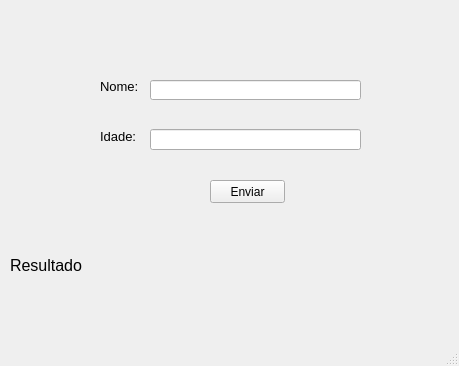
<?xml version="1.0" encoding="UTF-8"?>
<ui version="4.0">
 <class>MainWindow</class>
 <widget class="QMainWindow" name="MainWindow">
  <property name="geometry">
   <rect>
    <x>0</x>
    <y>0</y>
    <width>459</width>
    <height>366</height>
   </rect>
  </property>
  <property name="windowTitle">
   <string>MainWindow</string>
  </property>
  <widget class="QWidget" name="centralwidget">
   <widget class="QLineEdit" name="lineEditNome">
    <property name="geometry">
     <rect>
      <x>150</x>
      <y>80</y>
      <width>211</width>
      <height>20</height>
     </rect>
    </property>
   </widget>
   <widget class="QLineEdit" name="lineEditIdade">
    <property name="geometry">
     <rect>
      <x>150</x>
      <y>129</y>
      <width>211</width>
      <height>21</height>
     </rect>
    </property>
   </widget>
   <widget class="QPushButton" name="pushButtonEnviar">
    <property name="geometry">
     <rect>
      <x>210</x>
      <y>180</y>
      <width>75</width>
      <height>23</height>
     </rect>
    </property>
    <property name="text">
     <string>Enviar</string>
    </property>
   </widget>
   <widget class="QLabel" name="label">
    <property name="geometry">
     <rect>
      <x>100</x>
      <y>80</y>
      <width>47</width>
      <height>13</height>
     </rect>
    </property>
    <property name="font">
     <font>
      <family>Tahoma</family>
      <pointsize>10</pointsize>
     </font>
    </property>
    <property name="text">
     <string>Nome:</string>
    </property>
   </widget>
   <widget class="QLabel" name="label_2">
    <property name="geometry">
     <rect>
      <x>100</x>
      <y>130</y>
      <width>47</width>
      <height>13</height>
     </rect>
    </property>
    <property name="font">
     <font>
      <family>Tahoma</family>
      <pointsize>10</pointsize>
     </font>
    </property>
    <property name="text">
     <string>Idade:</string>
    </property>
   </widget>
   <widget class="QLabel" name="labelResultado">
    <property name="geometry">
     <rect>
      <x>10</x>
      <y>210</y>
      <width>431</width>
      <height>111</height>
     </rect>
    </property>
    <property name="font">
     <font>
      <pointsize>12</pointsize>
     </font>
    </property>
    <property name="text">
     <string>Resultado </string>
    </property>
   </widget>
  </widget>
  <widget class="QMenuBar" name="menubar">
   <property name="geometry">
    <rect>
     <x>0</x>
     <y>0</y>
     <width>459</width>
     <height>21</height>
    </rect>
   </property>
  </widget>
  <widget class="QStatusBar" name="statusbar"/>
 </widget>
 <resources/>
 <connections/>
</ui>
